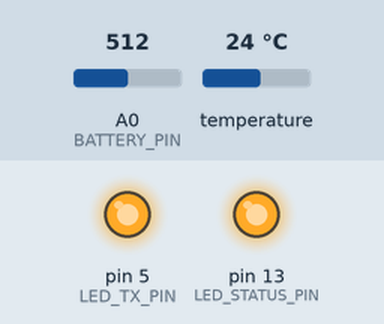
The sketch below on a simulated Arduino Nano, built with avr-gcc and run on an emulated ATmega328P. On the bench: output pins drawn as LEDs (lit = HIGH). Dashed ring = blinking. Inputs (shaded band) come from the test bench; at power-on: temperature 24 °C, A0 (BATTERY_PIN) = 512. The modem accepts every AT command (registered, SIM ready, sends succeed) and sends nothing else; what the sketch prints to the serial monitor is not drawn.

Above: at 0.1 s.
At 1.1 s:
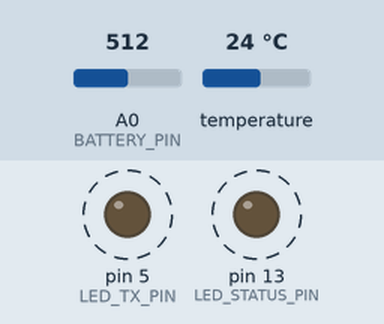
2.4 s: temperature set to 2 °C
Timing chart, 0 to 12.7 s (numbered marks = the images above; inputs shaded):
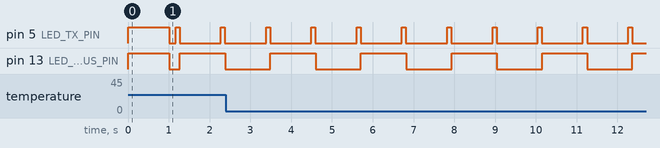

The sketch:

IoTStation1_XBee.ino
```cpp
/*******************************************************************************
 * IoTStation1_XBee.ino - TÜRKSAT Model Uydu Yarışması
 * IoT S2S (Stations to Satellite) Veri Transferi İstasyonu #1
 *
 * Bu yazılım, XBee 3 Pro modülü kullanarak 400-700m uzaklıktaki
 * görev yüküne kablosuz sıcaklık verisi gönderir.
 *
 * MESAFE HESABI:
 * - IoT istasyonu → Ana yer istasyonu: 100m yatay
 * - Görev yükü yüksekliği: 400-700m dikey
 * - Gerçek mesafe: √(100² + 400²) = ~412m (minimum)
 *                  √(100² + 700²) = ~707m (maksimum)
 *
 * MEVCUT DONANIM (GÜNCELLENMIŞ):
 * - Arduino Nano (ATMEGA328) ✅ MEVCUT
 * - XBee 3 Pro (63mW çıkış gücü, 2-4km menzil) ✅ MEVCUT
 * - BMP280 Basınç/Sıcaklık Sensörü ✅ MEVCUT (DS18B20 yerine)
 * - Yagi Anten (25dBi kazanç) ✅ MEVCUT
 * - NCR18650B Li-Ion Pil + LM2596/LM2577 Çeviriciler ✅ MEVCUT
 ******************************************************************************/

#include <SoftwareSerial.h>
#include <Wire.h>
#include <Adafruit_BMP280.h>

//************************** Pin Tanımlamaları **************************//
#define XBEE_RX_PIN         2   // XBee DOUT -> Arduino Pin 2
#define XBEE_TX_PIN         3   // XBee DIN  -> Arduino Pin 3
#define BMP280_SDA_PIN      A4  // BMP280 I2C SDA (Arduino Nano A4)
#define BMP280_SCL_PIN      A5  // BMP280 I2C SCL (Arduino Nano A5)
#define LED_STATUS_PIN      13  // Durum LED (Arduino Nano onboard)
#define LED_TX_PIN          5   // Veri gönderme LED
#define BATTERY_PIN         A0  // Pil seviyesi analog okuma (ADS1115 yerine basit ADC)
#define XBEE_RESET_PIN      6   // XBee Reset pin (opsiyonel)

//************************** Sistem Sabitleri ***************************//
#define STATION_ID          1       // İstasyon kimliği (1 veya 2)
#define SEND_INTERVAL       1000    // Veri gönderme aralığı (ms) - 1 Hz
#define BMP280_I2C_ADDRESS  0x76    // BMP280 I2C adresi (alternatif: 0x77)
#define XBEE_BAUD_RATE      57600    // XBee iletişim hızı
#define BATTERY_VOLTAGE_DIV 2.5     // NCR18650B pil için voltaj bölücü faktörü

// XBee Hedef Adresleri (DOĞRU MAC ADRESİ - 27 TEMMUZ 2025)
#define SATELLITE_ADDR_HIGH 0x0013A200  // Görev yükü XBee üst adres
#define SATELLITE_ADDR_LOW  0x42677E8F  // Görev yükü XBee gerçek MAC adresi
#define SATELLITE_ADDR_16   0x0001      // Görev yükü MY adresi (XCTU: MY=1)

// XBee Network Ayarları (XCTU ile senkronize)
#define XBEE_PAN_ID         0x6570      // PAN ID: 6570 (286570 takım numarası)
#define XBEE_CHANNEL        0x0C        // Kanal C (12) - 2.412 GHz
#define XBEE_MY_ADDRESS     0x0004      // Bu istasyon MY=4 (XCTU ayarı)

//************************** Global Nesneler ve Değişkenler *****************//
SoftwareSerial xbeeSerial(XBEE_RX_PIN, XBEE_TX_PIN);
Adafruit_BMP280 bmp280; // BMP280 sensörü (sıcaklık ve basınç)

unsigned long lastSendTime = 0;
unsigned long packetCounter = 0;
float currentTemperature = 0.0;
float currentPressure = 0.0;
int batteryLevel = 0;
bool xbeeReady = false;
bool bmp280Ready = false;

// IoT Veri Paketi Formatı (TÜRKSAT Uyumlu - SADECE SICAKLIK)
struct IoTDataPacket {
    uint8_t stationID;
    uint32_t packetNumber;
    float temperature;     // BMP280'den sadece sıcaklık ✅ ŞARTNAME GEREĞİ
    uint8_t batteryLevel;
    uint32_t timestamp;
    uint16_t checksum;
};

//************************** XBee Kurulum ********************************//
void setupXBee() {
  // 🔧 XCTU ile konfigüre edilmiş - AT komutlarına gerek yok (Analiz4.txt)
  Serial.println("XBee 3 Pro modülü başlatılıyor... (İstasyon #1 - XCTU konfigürasyonlu)");

  // Sadece seri haberleşme başlat - konfigürasyon XCTU'da yapıldı
  delay(100);  // Stabilizasyon

  xbeeReady = true;  // XCTU konfigürasyonu ile hazır
  Serial.println("✅ XBee hazır (İstasyon #1 - XCTU aktif)");
}

// 🔧 waitForXBeeResponse fonksiyonu kaldırıldı - XCTU konfigürasyonu ile gerek yok

//************************** Ana Kurulum Fonksiyonu **********************//
void setup() {
    Serial.begin(57600);
    Serial.println("TÜRKSAT IoT İstasyonu #1 (BMP280+XBee Pro) Başlatılıyor...");
    Serial.println("Hedef: Görev yükü (400-700m yükseklik + 100m yatay)");

    // Pin konfigürasyonları
    pinMode(LED_STATUS_PIN, OUTPUT);
    pinMode(LED_TX_PIN, OUTPUT);
    pinMode(BATTERY_PIN, INPUT);

    // LED başlangıç testi
    digitalWrite(LED_STATUS_PIN, HIGH);
    digitalWrite(LED_TX_PIN, HIGH);
    delay(1000);
    digitalWrite(LED_STATUS_PIN, LOW);
    digitalWrite(LED_TX_PIN, LOW);

    // I2C başlat
    Wire.begin();

    // BMP280 sensörünü başlat
    if (!bmp280.begin(BMP280_I2C_ADDRESS)) {
        Serial.println("❌ HATA: BMP280 sensörü bulunamadı!");
        Serial.println("  - I2C adres kontrol edilsin: 0x76 veya 0x77");
        Serial.println("  - Kablolama kontrol edilsin: SDA=A4, SCL=A5");
        bmp280Ready = false;
    } else {
        bmp280Ready = true;
        Serial.println("✅ BMP280 sensörü başarıyla başlatıldı");
        Serial.print("   Sensör ID: 0x");
        Serial.println(bmp280.sensorID(), HEX);
    }

    // XBee modülünü başlat
    setupXBee();

    Serial.println("IoT İstasyonu #1 (BMP280+XBee Pro) hazır!");
    Serial.println("Mesafe analizi:");
    Serial.println("- Minimum: 412m (400m yükseklik)");
    Serial.println("- Maksimum: 707m (700m yükseklik)");
    Serial.println("- XBee Pro menzil: 2-4km ✓");
    Serial.println("- Sensör: BMP280 (sıcaklık + basınç)");
}

//************************** Ana Döngü ***********************************//
void loop() {
    // Her saniye veri gönder
    if (millis() - lastSendTime >= SEND_INTERVAL) {

        // Sensör verilerini oku
        readBMP280Sensors();
        readBatteryLevel();

        // XBee ile veri gönder
        if (xbeeReady && bmp280Ready) {
            sendDataToSatellite();
        } else {
            if (!xbeeReady) {
                Serial.println("XBee hazır değil, yeniden başlatılıyor...");
                setupXBee();
            }
            if (!bmp280Ready) {
                Serial.println("BMP280 hazır değil, yeniden başlatılıyor...");
                bmp280Ready = bmp280.begin(BMP280_I2C_ADDRESS);
            }
        }

        lastSendTime = millis();
    }

    // Durum LED'i (heartbeat)
    static unsigned long ledTime = 0;
    if (millis() - ledTime > 1000) {
        digitalWrite(LED_STATUS_PIN, !digitalRead(LED_STATUS_PIN));
        ledTime = millis();
    }

    // XBee'den gelen yanıtları oku
    if (xbeeSerial.available()) {
        Serial.print("XBee RX: ");
        while (xbeeSerial.available()) {
            Serial.write(xbeeSerial.read());
        }
        Serial.println();
    }

    delay(50); // CPU yükünü azalt
}

//************************** BMP280 Sensör Okuma ****************************//
void readBMP280Sensors() {
    if (!bmp280Ready) {
        currentTemperature = -999.0;
        currentPressure = -999.0;
        Serial.println("HATA: BMP280 sensörü hazır değil!");
        return;
    }

    // ✅ ŞARTNAME: Sadece sıcaklık oku (Celsius)
    currentTemperature = bmp280.readTemperature();

    // Hatalı okuma kontrolü
    if (isnan(currentTemperature)) {
        currentTemperature = -999.0;
        Serial.println("HATA: BMP280 sıcaklık sensöründen geçersiz veri!");
        bmp280Ready = false;
        return;
    }

    Serial.print("BMP280 - Sıcaklık: ");
    Serial.print(currentTemperature);
    Serial.println(" °C (IoT S2S)");
}

//************************** Pil Seviyesi Okuma ***************************//
void readBatteryLevel() {
    int analogValue = analogRead(BATTERY_PIN);

    // NCR18650B Li-Ion pil için voltaj bölücü
    // 4.2V max -> 5V ADC için R1=2.2k, R2=10k voltaj bölücü
    float voltage = (analogValue * 5.0) / 1024.0;
    float actualVoltage = voltage * BATTERY_VOLTAGE_DIV; // Voltaj bölücü faktörü

    // NCR18650B Li-Ion: 4.2V = %100, 3.0V = %0
    float minVoltage = 3.0;
    float maxVoltage = 4.2;

    batteryLevel = ((actualVoltage - minVoltage) / (maxVoltage - minVoltage)) * 100.0;
    batteryLevel = constrain(batteryLevel, 0, 100);

    Serial.print("NCR18650B Pil: ");
    Serial.print(batteryLevel);
    Serial.print("% (");
    Serial.print(actualVoltage);
    Serial.println("V)");
}

//************************** XBee Veri Gönderme ***************************//
void sendDataToSatellite() {
    packetCounter++;

    // Veri paketini hazırla
    IoTDataPacket packet;
    packet.stationID = STATION_ID;
    packet.packetNumber = packetCounter;
    packet.temperature = currentTemperature;  // ✅ ŞARTNAME: Sadece sıcaklık
    packet.batteryLevel = batteryLevel;
    packet.timestamp = millis();

    // Checksum hesapla
    packet.checksum = calculateChecksum((uint8_t*)&packet, sizeof(packet) - 2);

    // XBee API Frame oluştur
    sendXBeeAPIFrame((uint8_t*)&packet, sizeof(packet));

    // TX LED sinyali
    digitalWrite(LED_TX_PIN, HIGH);
    delay(100);
    digitalWrite(LED_TX_PIN, LOW);

    Serial.print("Görev yüküne gönderildi: İst=");
    Serial.print(packet.stationID);
    Serial.print(", Paket=");
    Serial.print(packet.packetNumber);
    Serial.print(", Sıcaklık=");
    Serial.print(packet.temperature);
    Serial.print("°C, Pil=");
    Serial.print(packet.batteryLevel);
    Serial.print("%, Mesafe=412-707m");
    Serial.println();
}

//************************** XBee API Frame Gönderme **********************//
void sendXBeeAPIFrame(uint8_t* data, int dataLen) {
    // XBee API Frame formatı:
    // 0x7E | Length MSB | Length LSB | Frame Type | Frame ID | 64-bit Addr | 16-bit Addr | Options | Data | Checksum

    int frameLen = 14 + dataLen; // Header(14) + Data
    uint8_t checksum = 0;

    // Start delimiter
    xbeeSerial.write(0x7E);

    // Length (MSB, LSB)
    xbeeSerial.write((frameLen >> 8) & 0xFF);
    xbeeSerial.write(frameLen & 0xFF);

    // Frame Type (Transmit Request)
    xbeeSerial.write(0x10);
    checksum += 0x10;

    // Frame ID
    xbeeSerial.write(0x01);
    checksum += 0x01;

    // 64-bit Destination Address
    uint8_t addr64[] = {
        (SATELLITE_ADDR_HIGH >> 24) & 0xFF,
        (SATELLITE_ADDR_HIGH >> 16) & 0xFF,
        (SATELLITE_ADDR_HIGH >> 8) & 0xFF,
        SATELLITE_ADDR_HIGH & 0xFF,
        (SATELLITE_ADDR_LOW >> 24) & 0xFF,
        (SATELLITE_ADDR_LOW >> 16) & 0xFF,
        (SATELLITE_ADDR_LOW >> 8) & 0xFF,
        SATELLITE_ADDR_LOW & 0xFF
    };

    for (int i = 0; i < 8; i++) {
        xbeeSerial.write(addr64[i]);
        checksum += addr64[i];
    }

    // 16-bit Network Address
    xbeeSerial.write((SATELLITE_ADDR_16 >> 8) & 0xFF);
    xbeeSerial.write(SATELLITE_ADDR_16 & 0xFF);
    checksum += (SATELLITE_ADDR_16 >> 8) & 0xFF;
    checksum += SATELLITE_ADDR_16 & 0xFF;
    // Broadcast Radius & Options
    xbeeSerial.write((uint8_t)0x00); // Broadcast radius
    xbeeSerial.write((uint8_t)0x00); // Options
    // Broadcast Radius & Options

    checksum += 0x00;
    checksum += 0x00;

    // Data
    for (int i = 0; i < dataLen; i++) {
        xbeeSerial.write(data[i]);
        checksum += data[i];
    }

    // Checksum
    checksum = 0xFF - checksum;
    xbeeSerial.write(checksum);
}

//************************** Checksum Hesaplama ***************************//
uint16_t calculateChecksum(uint8_t* data, int len) {
    uint16_t checksum = 0;
    for (int i = 0; i < len; i++) {
        checksum += data[i];
    }
    return checksum & 0xFFFF;
}

//************************** Durum Raporu *********************************//
void printStatus() {
    Serial.println("=== IoT İstasyonu #1 (BMP280+XBee Pro) Durum ===");
    Serial.print("Paket Sayısı: ");
    Serial.println(packetCounter);
    Serial.print("Sıcaklık: ");
    Serial.print(currentTemperature);
    Serial.println(" °C");
    Serial.print("Basınç: ");
    Serial.print(currentPressure / 100.0);
    Serial.println(" hPa");
    Serial.print("Pil Seviyesi (NCR18650B): ");
    Serial.print(batteryLevel);
    Serial.println("%");
    Serial.print("BMP280 Durumu: ");
    Serial.println(bmp280Ready ? "HAZIR" : "HATA");
    Serial.print("XBee Durumu: ");
    Serial.println(xbeeReady ? "HAZIR" : "HATA");
    Serial.println("Hedef Mesafe: 412-707m (Görev Yükü)");
    Serial.println("=============================================");
} 
```

Measured:
- by itself, pin 5 (LED_TX_PIN): alternates HIGH for 0.10 s and LOW for 1.0 s
- by itself, pin 13 (LED_STATUS_PIN): alternates HIGH for 1.1 s and LOW for 1.1 s
